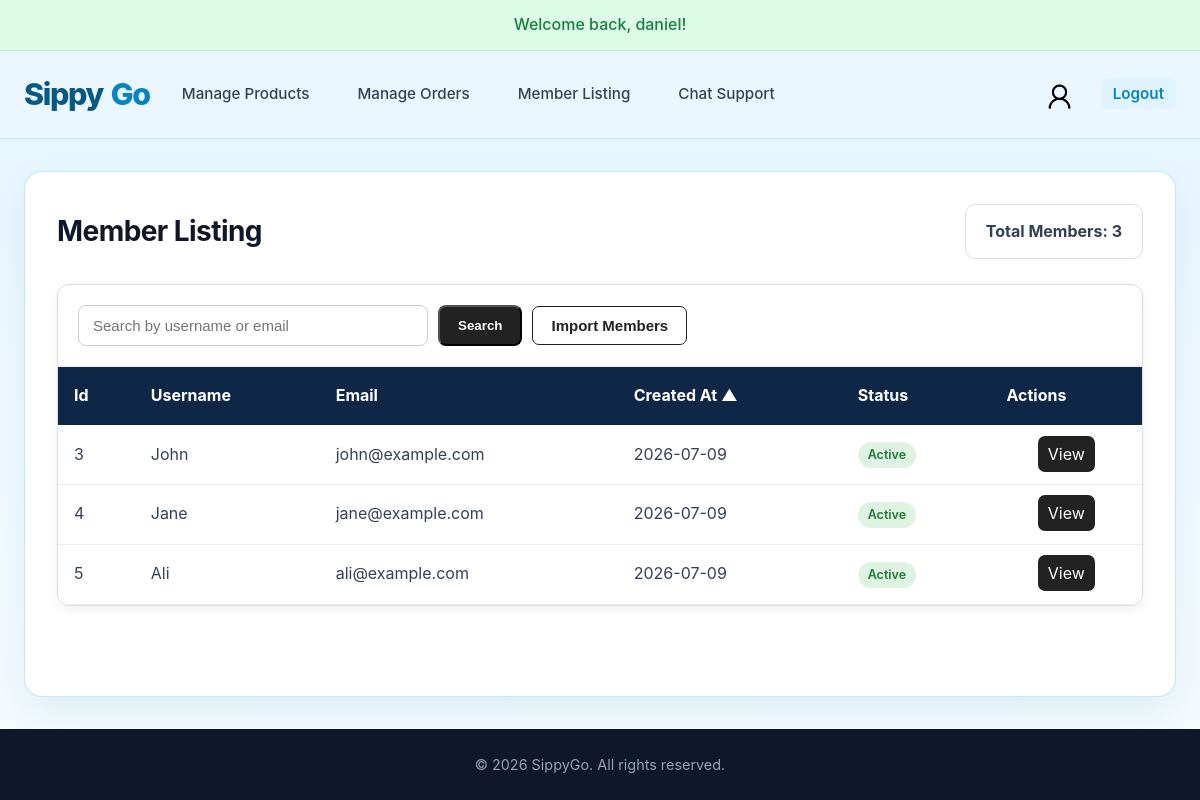
Page /pages/admin/member_listing.php (signed in) on the committed database.
### tables this page shows
CREATE TABLE `users` (
  `user_id` INT(11) NOT NULL AUTO_INCREMENT,
  `username` VARCHAR(50) NOT NULL UNIQUE,
  `email` VARCHAR(100) NOT NULL UNIQUE,
  `password` VARCHAR(255) NOT NULL,
  `role` VARCHAR(50) NOT NULL DEFAULT 'member',
  `profilepic` VARCHAR(255) DEFAULT NULL,
  `reward_points` INT UNSIGNED NOT NULL DEFAULT 0,
  `created_at` TIMESTAMP DEFAULT CURRENT_TIMESTAMP,
  `failed_attempts` INT NOT NULL DEFAULT 0,
  `locked_until` DATETIME DEFAULT NULL,
  PRIMARY KEY (`user_id`)
);

### _base.php (called while the page is built, shortened)
<?php
function req($key, $value = null) {
    $value = $_REQUEST[$key] ?? $value;
    return is_array($value) ? array_map('trim', $value) : trim($value);
}
function encode($value) {
    return htmlentities($value);
}

### pages/admin/member_listing.php (the view, shortened to what this page needs)
<?php
require_once '../../_base.php';
$_title = 'Member Listing';
include '../../_head.php';
$userFields = [
    'user_id'       => 'Id',
    'username'      => 'Username',
    'email'         => 'Email',
    'created_at'    => 'Created At',
    'failed_attempts' => 'Status',
];
$search = trim(req('search', ''));
$sort = req('sort', '');
key_exists($sort, $userFields) || $sort = 'created_at';
$dir = req('dir', '');
in_array($dir, ['asc', 'desc']) || $dir = 'asc';
$page = max(1, intval(req('page', 1)));
$pageSize = 10;
$pageOffset = ($page - 1) * $pageSize;
$selectSQL = "SELECT user_id, username, email, created_at, failed_attempts";
$countSQL = "SELECT COUNT(*) AS total_members";
$baseSQL = "
    FROM users
    WHERE 1=1
    AND role = 'member'
    AND (username LIKE '%{$search}%' OR email LIKE '%{$search}%')
";
$orderSQL = "ORDER BY {$sort} {$dir}";
$paginationSQL = "LIMIT {$pageSize} OFFSET {$pageOffset}";
$total_members = $_db->query("{$countSQL} {$baseSQL}")->fetchColumn();
$members = $_db->query("{$selectSQL} {$baseSQL} {$orderSQL} {$paginationSQL}")->fetchAll(PDO::FETCH_ASSOC);
?>
<link rel="stylesheet" href="../../css/admin.css">
<link rel="stylesheet" href="../../css/main.css">
<link rel="stylesheet" href="../../css/orders.css">
<div class="admin-orders-page">
    <div class="page-header" style="justify-content: space-between;">
        <h1><?= $_title ?></h1>
        <div class="order-count">
            Total Members: <?= $total_members ?>
        </div>
    </div>
    <div class="admin-order-card">
        <div class="table-tools" style="justify-content: normal;">
            <input
                id="searchInput"
                type="text"
                class="search-box"
                placeholder="Search by username or email"
                value="<?= encode($search) ?>"
            >
            <button id="searchBtn" class="add-button">
                Search
            </button>
            <form id="importForm" method="post" enctype="multipart/form-data">
                <button id="ImportBtn" type="button" class="receipt-button">
                    Import Members
                </button>
            </form>
        </div>
        <div>
            <table class="admin-order-table">
                <thead>
                    <tr>
                        <?php foreach ($userFields as $field => $label): ?>
                            <th data-field="<?= encode($field) ?>" style="cursor: pointer;">
                                <?= encode($label) ?>
                                <?php if ($sort == $field): ?>
                                    <?= $dir == 'asc' ? '▲' : '▼' ?>
                                <?php endif; ?>
                            </th>
                        <?php endforeach; ?>
                        <th>Actions</th>
                    </tr>
                </thead>
                <tbody>
                    <?php if ($total_members < 1): ?>
                        <tr>
                            <td colspan="<?= count($userFields) ?>" class="no-orders">
                                No members found.
                            </td>
                        </tr>
                    <?php else: ?>
                        <?php foreach ($members as $member): ?>
                            <tr>
                                <?php foreach ($userFields as $field => $label): ?>
                                    <td>
                                        <?php if ($field == 'created_at'): ?>
                                            <?= date('Y-m-d', strtotime($member[$field])) ?>
                                        <?php elseif ($field === 'failed_attempts'): ?>
                                            <?php if ((int)$member[$field] < 0): ?>
                                                <span class="badge badge-blocked">Blocked</span>
                                            <?php else: ?>
                                                <span class="badge badge-active">Active</span>
                                            <?php endif; ?>
                                        <?php else: ?>
                                            <?= encode($member[$field]) ?>
                                        <?php endif; ?>
                                    </td>
                                <?php endforeach; ?>
                                <td class="action-buttons">
                                    <a href="./member_details.php?from=<?= urlencode($_SERVER['REQUEST_URI']) ?>&id=<?= $member['user_id'] ?>"
                                    class="btn-view" style="text-align: center; font-size: medium;">
                                        View
                                    </a>
                                </td>
                            </tr>
                        <?php endforeach; ?>
                    <?php endif; ?>
                </tbody>
            </table>
        </div>
    </div>
</div>
<?php include '../../_foot.php'; ?>

### css/main.css (style rules this page uses)
:root { --primary: #0284c7; --primary-hover: #0369a1; --primary-light: #dff4ff; --dark: #0f172a; --text-main: #334155; --text-muted: #64748b; --bg-main: #eff9ff; --card-bg: #ffffff; --border-color: #e2e8f0; --shadow-sm: 0 1px 3px rgba(0,0,0,0.05); --shadow-md: 0 4px 12px rgba(0,0,0,0.08); --shadow-lg: 0 10px 25px rgba(0,0,0,0.12); --radius: 10px; --transition: all 0.2s cubic-bezier(0.4, 0, 0.2, 1); }
* { box-sizing: border-box; }
html, body { min-height: 100%; }
body { margin: 0; min-height: 100vh; display: flex; flex-direction: column; font-family: -apple-system, BlinkMacSystemFont, "Segoe UI", Roboto, "Helvetica Neue", Arial, sans-serif; line-height: 1.6; color: var(--text-main); background: linear-gradient(180deg, #dff4ff 0, var(--bg-main) 320px, #f8fcff 100%); }

### css/admin.css (style rules this page uses)
.page-header { display: flex; justify-content: space-between; align-items: center; gap: 20px; margin-bottom: 25px; }
.table-tools { display: flex; justify-content: space-between; align-items: center; gap: 15px; padding: 20px; border-bottom: 1px solid #e5e5e5; flex-wrap: wrap; }
.search-box { width: 300px; padding: 11px 14px; border: 1px solid #cccccc; border-radius: 8px; font-size: 15px; }
.add-button { display: inline-block; padding: 11px 18px; background: #222; color: white; text-decoration: none; border-radius: 8px; font-weight: bold; transition: .2s; }
.action-buttons { text-align: center;vertical-align: middle;padding: 12px; }
.btn-view,.btn-edit,.btn-delete { padding: 8px 10px;border-radius: 7px;text-decoration: none;color: white; font-size: 12px;text-align: center;transition: .2s; }
.btn-view { background: #222; }
.badge { display: inline-block; padding: 3px 10px; border-radius: 999px; font-size: 0.78rem; font-weight: 600; }
.badge-active { background: #dff3e3; color: #1e7a34; }

### css/orders.css (style rules this page uses)
.receipt-button { padding: 10px 18px; border: 1px solid #222222; border-radius: 7px; background: #ffffff; color: #222222; font-size: 15px; font-weight: bold; cursor: pointer; }
.admin-orders-page { width: 100%; }
.page-header { display: flex; justify-content: space-between; align-items: center; margin-bottom: 25px; }
.page-header h1 { margin: 0; color: #0f172a; font-size: 1.75rem; letter-spacing: -0.02em; }
.order-count { padding: 14px 20px; background-color: #ffffff; border: 1px solid #dddddd; border-radius: 10px; font-weight: bold; }
.admin-order-card { overflow: hidden; background-color: #ffffff; border: 1px solid #dddddd; border-radius: 12px; box-shadow: 0 4px 12px rgba(0, 0, 0, 0.06); }
.table-tools { padding: 20px; border-bottom: 1px solid #eeeeee; display: flex; align-items: center; gap: 10px; }
.search-box { width: 100%; max-width: 350px; padding: 11px 14px; border: 1px solid #cccccc; border-radius: 8px; font-size: 15px; }
.admin-order-table { width: 100%; min-width: 850px; border-collapse: collapse; }
.admin-order-table th { padding: 16px; background-color: #0f2747; color: #ffffff; text-align: left; }
.admin-order-table td { padding: 16px; border-bottom: 1px solid #eeeeee; }

### rows in the picture
users: user_id "3", username "John", email "john@example.com", created_at "2026-07-09", failed_attempts "Active"
users: user_id "4", username "Jane", email "jane@example.com", created_at "2026-07-09", failed_attempts "Active"
users: user_id "5", username "Ali", email "ali@example.com", created_at "2026-07-09", failed_attempts "Active"

### other values in the picture
$error_message ?: temp('info') "Welcome back, daniel!"
$_title "Member Listing"
$total_members "3"
encode($label) "Id"
encode($label) "Username"
encode($label) "Email"
encode($label) "Created At"
encode($label) "Status"
